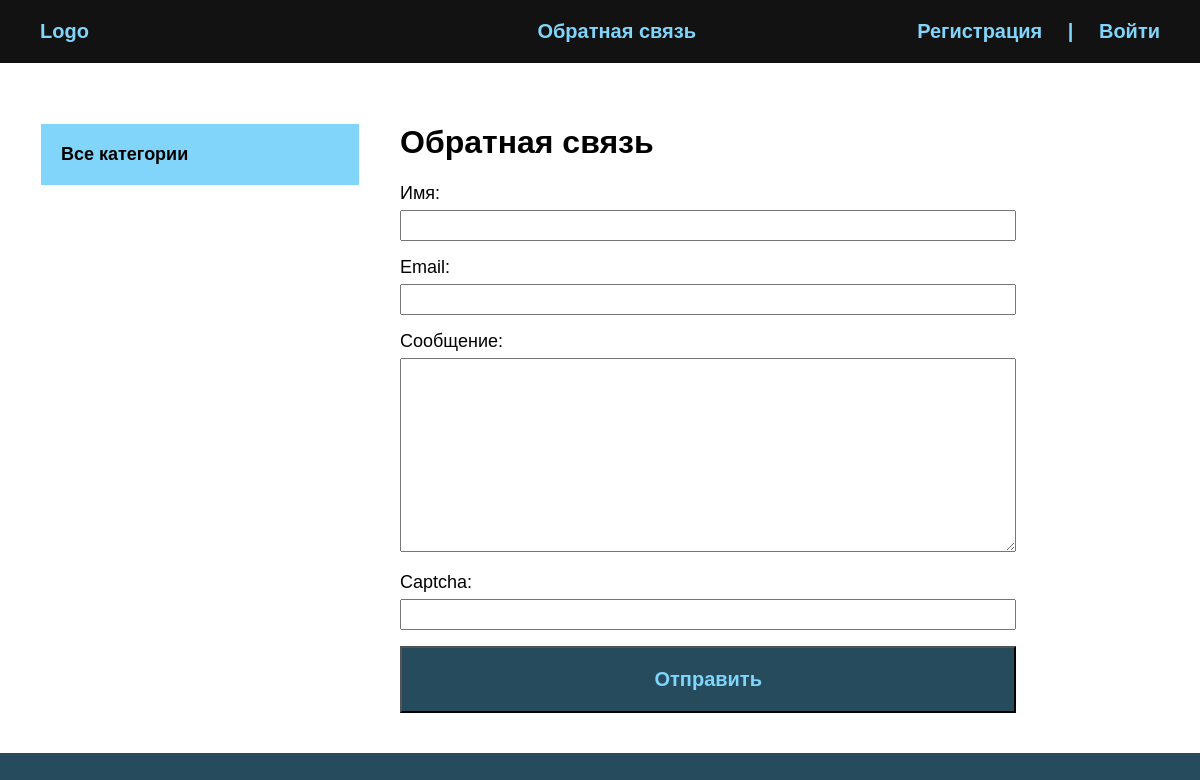
Page /contact/ on the earlier database version.
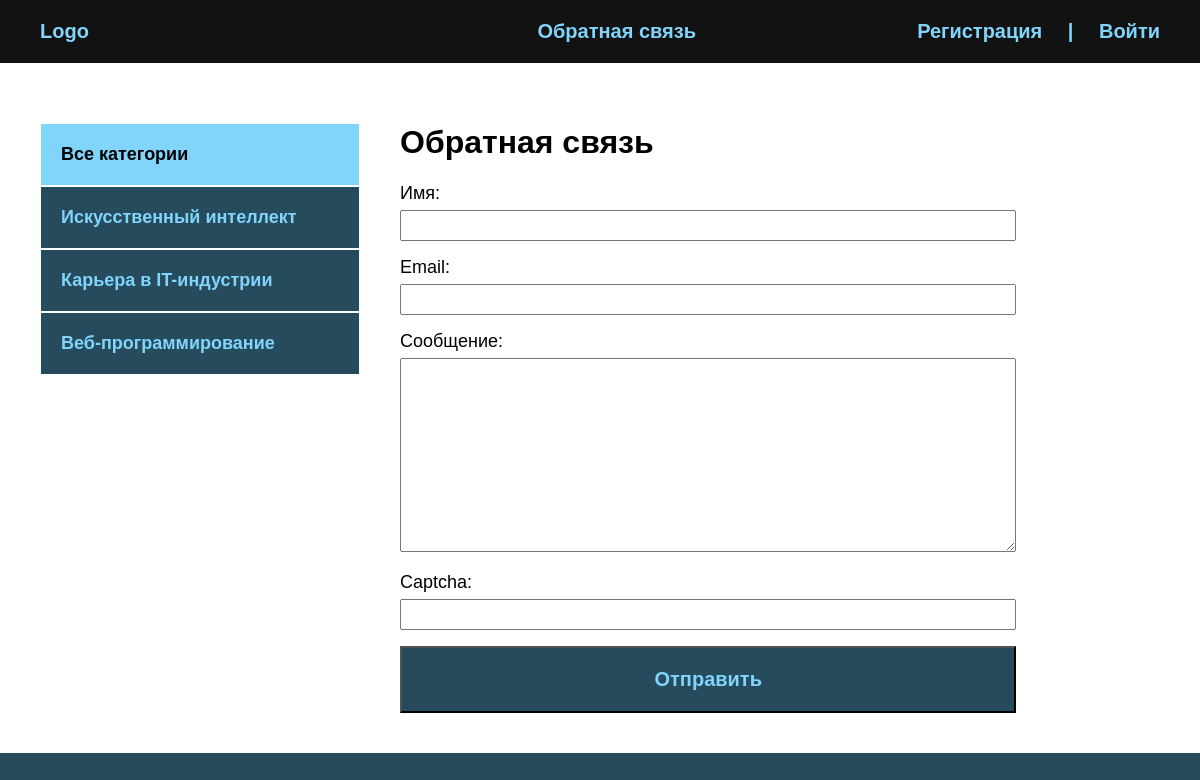
Same page on the later database version.
### blog/models.py (models this page shows, shortened)
class Category(models.Model):
    name = models.CharField(max_length=100, verbose_name="Категория")
    slug = models.SlugField(max_length=100, unique=True, verbose_name="URL")
    def get_absolute_url(self):
        return reverse('category', kwargs={'cat_slug': self.slug})
    class Meta:
        verbose_name = "категорию"
        verbose_name_plural = "Категории"

### blog/views.py (the view, shortened to what this page needs)
# urls.py: path('contact/', ContactFormView.as_view(), name='contact'),
class ContactFormView(DataMixin, FormView):
    form_class = ContactForm
    template_name = 'blog/contact.html'
    success_url = reverse_lazy('index')
    def get_context_data(self, *, object_list=None, **kwargs):
        context = super().get_context_data(**kwargs)
        c_def = self.get_user_context(title="Обратная связь")
        return dict(list(context.items()) + list(c_def.items()))

### blog/forms.py
class ContactForm(forms.Form):
    name = forms.CharField(max_length=255, label="Имя")
    email = forms.EmailField(label="Email")
    content = forms.CharField(label="Сообщение", widget=forms.Textarea(attrs={'cols': 60, 'rows': 12}))
    captcha = CaptchaField()

### blog/utils.py (called while the page is built)
    def get_user_context(self, **kwargs):
        context = kwargs
        cats = Category.objects.annotate(Count('blog'))
        user_menu = menu.copy()
        if not self.request.user.is_authenticated:
            user_menu.pop(0)
        context['menu'] = user_menu
        context['cats'] = cats
        if 'cat_selected' not in context:
            context['cat_selected'] = 0
        return context

### blog/templates/blog/contact.html (shortened to what this page needs)
{% extends 'blog/base.html' %}
{% block content %}
<h1>{{ title }}</h1>
<form method="post">
    {{ form.as_p }}
    <button>Отправить</button>
</form>
{% endblock %}

### blog/templates/blog/base.html (shortened to what this page needs)
<!DOCTYPE html>
{% load static %}
{% load blog_tags %}
<html lang="en">
<head>
    <link rel="stylesheet" href="{% static 'css/style.css' %}">
</head>
<body>
  <div class="header">
      <div class="wrap">
          <ul class="mainmenu">
              <li class="logo"><a href="{% url 'index' %}">Logo</a></li>
              {% for m in menu %}
              <li class="last"><a href="{% url m.url_name %}">{{ m.title }}</a></li>
              {% endfor %}
              {% if request.user.is_authenticated %}
              <li class="last">{{ user.username }} | <a href="{% url 'logout' %}">Выйти</a></li>
              {% else %}
              <li class="last"><a href="{% url 'register' %}">Регистрация</a> |
                  <a href="{% url 'login' %}">Войти</a></li>
              {% endif %}
          </ul>
      </div>
  </div>
  <div class="content">
    <div class="wrap">
       <div class="sidebar">
            <ul>
                {% if cat_selected == 0 %}
                <li class="selected">Все категории</li>
                {% else %}
                <li><a href="{% url 'index' %}">Все категории</a></li>
                {% endif %}
                {% for c in cats %}
                    {% if c.blog__count > 0 %}
                        {% if c.pk == cat_selected %}
                        <li class="selected">{{ c.name }}</li>
                        {% else %}
                        <li><a href="{{ c.get_absolute_url }}">{{ c.name }}</a></li>
                        {% endif %}
                    {% endif %}
                {% endfor %}
            </ul>
       </div>
        <div class="main">
          {% block content %}
          {% endblock %}
        </div>
    </div>
  </div>
</body>
</html>

Differences in the rows shown:
added Category: name "Искусственный интеллект"
added Category: name "Карьера в IT-индустрии"
added Category: name "Веб-программирование"
